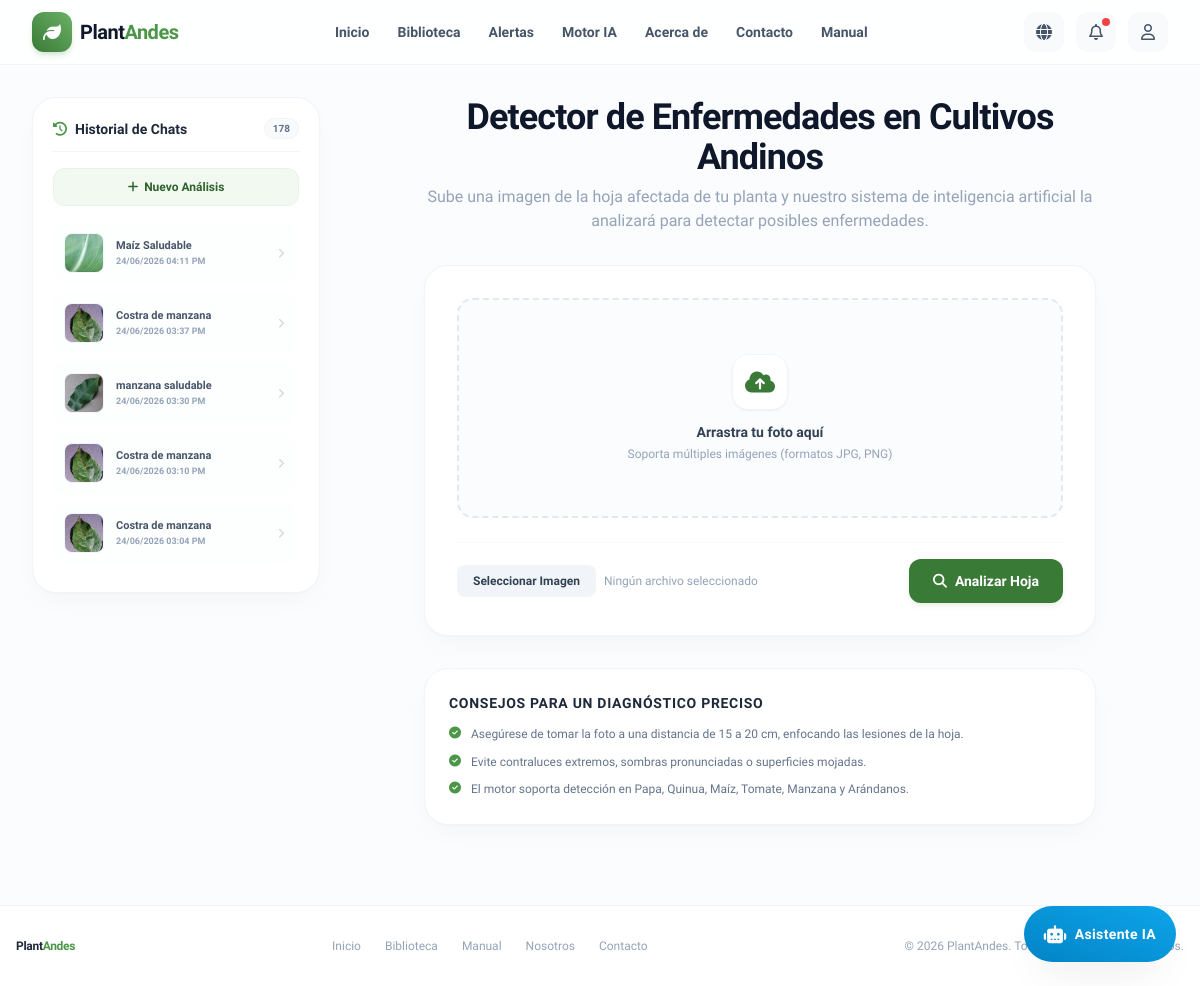
The app's page /index (signed in) with its own data.
### models.py (models this page shows)
class Diagnosis(db.Model):
    id = db.Column(db.Integer, primary_key=True)
    user_id = db.Column(db.Integer, db.ForeignKey('user.id'), nullable=False)
    image_path = db.Column(db.String(255), nullable=False)
    disease_name = db.Column(db.String(100), nullable=False)
    probability = db.Column(db.Float, nullable=False)
    created_at = db.Column(db.DateTime, default=db.func.current_timestamp())
    notes = db.Column(db.Text, nullable=True)
    severity = db.Column(db.String(50), nullable=True)
    image_quality_score = db.Column(db.Float, nullable=True)
    feedback_rating = db.Column(db.Integer, nullable=True)
    feedback_comment = db.Column(db.Text, nullable=True)

### app.py (the view, shortened to what this page needs)
@app.route('/index', methods=['GET', 'POST'])
def ai_engine_page():
    previous_diagnoses = []
    selected_diagnosis = None
    display_results = None
    user_image = None
    chat_messages = []
    show_feedback = request.args.get('show_feedback') == '1'
    diag_id = request.args.get('diagnosis_id')
    if current_user.is_authenticated:
        previous_diagnoses = Diagnosis.query.filter_by(user_id=current_user.id).order_by(Diagnosis.created_at.desc()).all()
    return render_template('index.html',
                           results=display_results,
                           user_image=user_image,
                           new_diagnosis_id=selected_diagnosis.id if selected_diagnosis else None,
                           previous_diagnoses=previous_diagnoses,
                           chat_messages=chat_messages,
                           show_feedback_form=show_feedback)

### app.py (called while the page is built)
def get_locale():
    if 'language' in session and session['language'] in app.config['LANGUAGES']:
        return session['language']
    return request.accept_languages.best_match(app.config['LANGUAGES'].keys())

@event.listens_for(Engine, "connect")
def set_sqlite_pragma(dbapi_connection, connection_record):
    cursor = dbapi_connection.cursor()
    cursor.execute("PRAGMA foreign_keys=ON")
    cursor.close()

@app.template_filter('localtime')
def localtime_filter(utc_dt):
    if not utc_dt:
        return ""
    local_tz = pytz.timezone('America/Lima')
    local_dt = utc_dt.replace(tzinfo=pytz.utc).astimezone(local_tz)
    return local_dt.strftime('%d/%m/%Y %I:%M %p')

@app.context_processor
def inject_notifications():
    if current_user.is_authenticated:
        unread_notifications = Notification.query.filter_by(user_id=current_user.id, is_read=False).order_by(Notification.created_at.desc()).all()
        return dict(unread_notifications=unread_notifications)
    return dict(unread_notifications=[])

@login_manager.user_loader
def load_user(user_id):
    return User.query.get(int(user_id))

### templates/index.html (shortened to what this page needs)
{% extends 'base.html' %}
{% block content %}
<div class="flex flex-col lg:flex-row gap-6 md:gap-8 items-start relative max-w-7xl mx-auto w-full">
    {% if current_user.is_authenticated %}
    <div class="w-72 flex-shrink-0 bg-white border border-slate-100 rounded-3xl p-5 shadow-premium hidden lg:flex flex-col gap-4 sticky top-24 max-h-[calc(100vh-8rem)]">
        <div class="flex items-center justify-between pb-3 border-b border-slate-100">
            <h3 class="font-extrabold text-sm text-slate-800 flex items-center gap-2"><i class="fas fa-history text-brand-500"></i> {{ _('Historial de Chats') }}</h3>
            <span class="px-2 py-0.5 rounded-full text-[10px] font-bold bg-slate-50 text-slate-500 border border-slate-100">{{ previous_diagnoses|length }}</span>
        </div>
        <a href="{{ url_for('ai_engine_page') }}" class="w-full py-2.5 bg-brand-50 hover:bg-brand-100 text-brand-700 hover:text-brand-800 text-xs font-bold rounded-xl transition-all flex items-center justify-center gap-1.5 border border-brand-100/50">
            <i class="fas fa-plus"></i> {{ _('Nuevo Análisis') }}
        </a>
        <div class="flex-grow overflow-y-auto flex flex-col gap-2 pr-1 custom-scrollbar max-h-[350px]">
            {% for diag in previous_diagnoses %}
                {% set is_selected = new_diagnosis_id == diag.id %}
                <a href="{{ url_for('ai_engine_page', diagnosis_id=diag.id) }}" class="flex items-center gap-3 p-2.5 rounded-xl transition-all border group text-left {% if is_selected %}bg-brand-50/50 border-brand-100 text-brand-700{% else %}bg-slate-50/30 hover:bg-slate-50 border-transparent text-slate-600 hover:text-slate-900{% endif %}">
                    <div class="w-10 h-10 rounded-lg overflow-hidden border border-slate-100 flex-shrink-0 bg-slate-100">
                        <img src="{{ url_for('static', filename=diag.image_path) }}" alt="{{ diag.disease_name }}" class="w-full h-full object-cover">
                    </div>
                    <div class="flex-grow min-w-0">
                        <p class="text-[11px] font-bold truncate leading-snug">{{ diag.disease_name }}</p>
                        <span class="text-[9px] text-slate-400 font-semibold block mt-0.5">{{ diag.created_at|localtime }}</span>
                    </div>
                    <i class="fas fa-chevron-right text-[10px] text-slate-300 group-hover:text-brand-500 group-hover:translate-x-0.5 transition-all"></i>
                </a>
            {% else %}
                <div class="py-12 text-center text-slate-400 text-xs flex flex-col items-center gap-2">
                    <i class="fas fa-folder-open text-xl text-slate-300"></i>
                    <span>No tienes diagnósticos previos.</span>
                </div>
            {% endfor %}
        </div>
    </div>
    {% endif %}
    <div class="flex-grow min-w-0 flex flex-col gap-6 md:gap-8 w-full">
        {% if not results %}
            <div class="text-center max-w-2xl mx-auto w-full">
                <h1 class="text-2xl sm:text-4xl font-extrabold text-slate-900 tracking-tight">{{ _('Detector de Enfermedades en Cultivos Andinos') }}</h1>
                <p class="text-sm sm:text-base text-slate-400 mt-2">
                    {{ _('Sube una imagen de la hoja afectada de tu planta y nuestro sistema de inteligencia artificial la analizará para detectar posibles enfermedades.') }}
                </p>
            </div>
            <div class="bg-white rounded-3xl border border-slate-100 p-6 sm:p-8 shadow-premium max-w-2xl w-full mx-auto">
                <form id="analysis-form" action="{{ url_for('ai_engine_page') }}" method="POST" enctype="multipart/form-data" class="flex flex-col gap-6">
                    <div class="relative w-full min-h-[220px] rounded-2xl border-2 border-dashed border-slate-200 hover:border-brand-500 bg-slate-50/50 hover:bg-slate-50 flex flex-col items-center justify-center p-6 text-center cursor-pointer transition-all duration-200 group overflow-hidden" id="uploadArea">
                        <div id="upload-initial-state" class="flex flex-col items-center gap-3 group-hover:scale-[1.02] transition-transform duration-200">
                            <div class="w-14 h-14 rounded-2xl bg-white border border-slate-100 flex items-center justify-center text-brand-600 shadow-sm group-hover:shadow-md transition-shadow">
                                <i class="fas fa-cloud-upload-alt text-2xl"></i>
                            </div>
                            <div>
                                <p class="text-sm font-bold text-slate-700">{{ _('Arrastra tu foto aquí') }}</p>
                                <p class="text-xs text-slate-400 mt-1">{{ _('Soporta múltiples imágenes (formatos JPG, PNG)') }}</p>
                            </div>
                        </div>
                    </div>
                    <div class="flex flex-col sm:flex-row items-center justify-between gap-4 border-t border-slate-50 pt-4">
                        <div class="flex items-center gap-2">
                            <button type="button" onclick="document.getElementById('image-input').click()" class="px-4 py-2 bg-slate-100 hover:bg-slate-200 text-slate-700 text-xs font-bold rounded-lg transition-colors" id="upload-label-btn">
                                {{ _('Seleccionar Imagen') }}
                            </button>
                            <span class="text-xs text-slate-400 truncate max-w-xs" id="file-name">{{ _('Ningún archivo seleccionado') }}</span>
                        </div>
                        <button type="submit" class="w-full sm:w-auto px-6 py-3 bg-brand-600 hover:bg-brand-700 text-white font-bold rounded-xl transition-all shadow-md shadow-brand-500/10 flex items-center justify-center gap-2 text-sm" id="analyze-btn">
                            <i class="fas fa-search" id="analyze-btn-icon"></i>
                            <span id="analyze-btn-text">{{ _('Analizar Hoja') }}</span>
                        </button>
                    </div>
                </form>
            </div>
            <div class="bg-white rounded-3xl border border-slate-100 p-6 shadow-premium max-w-2xl w-full mx-auto">
                <h2 class="text-sm font-extrabold text-slate-800 uppercase tracking-wider mb-3">{{ _('Consejos para un diagnóstico preciso') }}</h2>
                <ul class="flex flex-col gap-2">
                    <li class="flex items-start gap-2.5 text-xs text-slate-500 leading-relaxed"><i class="fas fa-check-circle text-brand-500 mt-0.5"></i> {{ _('Asegúrese de tomar la foto a una distancia de 15 a 20 cm, enfocando las lesiones de la hoja.') }}</li>
                    <li class="flex items-start gap-2.5 text-xs text-slate-500 leading-relaxed"><i class="fas fa-check-circle text-brand-500 mt-0.5"></i> {{ _('Evite contraluces extremos, sombras pronunciadas o superficies mojadas.') }}</li>
                    <li class="flex items-start gap-2.5 text-xs text-slate-500 leading-relaxed"><i class="fas fa-check-circle text-brand-500 mt-0.5"></i> {{ _('El motor soporta detección en Papa, Quinua, Maíz, Tomate, Manzana y Arándanos.') }}</li>
                </ul>
            </div>
        {% endif %}
    </div>
</div>
{% endblock %}

### templates/base.html (style rules this page uses)
body { font-family: "Plus Jakarta Sans", sans-serif; }

### records on screen
Diagnosis: image_path (picture), disease_name "Maíz Saludable", created_at "24/06/2026 04:11 PM"
Diagnosis: image_path (picture), disease_name "Costra de manzana", created_at "24/06/2026 03:37 PM"
Diagnosis: image_path (picture), disease_name "manzana saludable", created_at "24/06/2026 03:30 PM"
Diagnosis: image_path (picture), disease_name "Costra de manzana", created_at "24/06/2026 03:10 PM"
Diagnosis: image_path (picture), disease_name "Costra de manzana", created_at "24/06/2026 03:04 PM"

### other values on screen
{{ previous_diagnoses|length }} "178"
